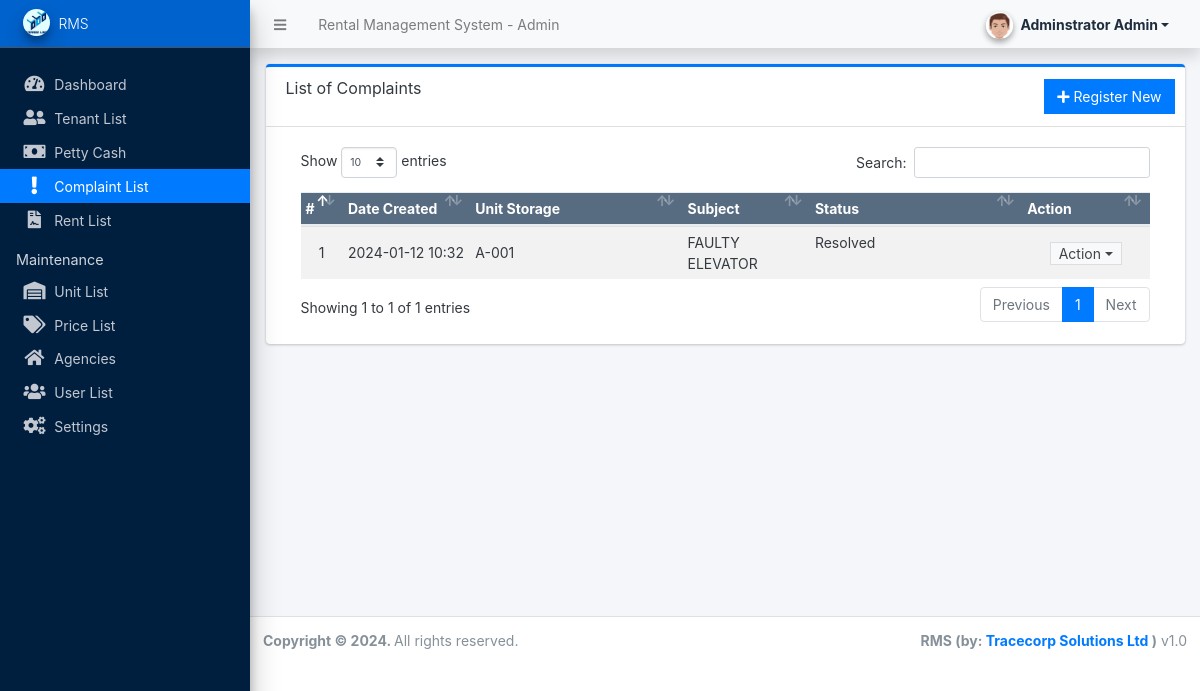
Screenshot of /admin/?page=complaints (signed in) with the database file from the repository.
### tables this page shows
CREATE TABLE `complaints` (
  `ComplaintId` int(11) NOT NULL,
  `Unit_id` int(11) NOT NULL,
  `Priority` varchar(10) NOT NULL,
  `Subject` varchar(100) NOT NULL,
  `Status` varchar(100) NOT NULL DEFAULT 'UNRESOLVED',
  `compdet` text NOT NULL,
  `ComplaintDate` datetime NOT NULL DEFAULT current_timestamp(),
  `ResolutionTime` datetime NOT NULL,
  `Resolution` text NOT NULL,
  `ResolvedBy` varchar(100) NOT NULL
);

CREATE TABLE `unit_list` (
  `id` int(30) NOT NULL,
  `unit_number` varchar(250) NOT NULL,
  `description` text NOT NULL,
  `status` tinyint(1) NOT NULL DEFAULT 0 COMMENT '0 = Available, 1 = Unavailable, 3 = Under Maintenance',
  `date_created` datetime NOT NULL DEFAULT current_timestamp()
);

### admin/complaints/index.php (the view, shortened to what this page needs)
<div class="card card-outline card-primary">
	<div class="card-header">
		<h3 class="card-title">List of Complaints</h3>
		<div class="card-tools">
			<a href="javascript:void(0)" id="create_new" class="btn btn-flat btn-primary"><span class="fas fa-plus"></span>  Register New</a>
		</div>
	</div>
	<div class="card-body">
		<div class="container-fluid">
        <div class="container-fluid">
			<table class="table table-hover table-striped">
				<colgroup>
					<col width="5%">
					<col width="15%">
					<col width="25%">
					<col width="15%">
					<col width="25%">
					<col width="15%">
				</colgroup>
				<thead>
					<tr class="bg-navy disabled">
						<th>#</th>
						<th>Date Created</th>
						<th>Unit Storage</th>
						<th>Subject</th>
						<th>Status</th>
						<th>Action</th>
					</tr>
				</thead>
				<tbody>
					<?php
					$i = 1;
					$qry = $conn->query("SELECT * from complaints t inner join unit_list  ut on t.Unit_id=ut.id ");
					while($row = $qry->fetch_assoc()):
					?>
						<tr>
							<td class="text-center"><?php echo $i++; ?></td>
							<td><?php echo date("Y-m-d H:i",strtotime($row['ComplaintDate'])) ?></td>
							<td><?php echo $row['unit_number'] ?></td>
							<td><?php echo $row['Subject'] ?></td>
							<td class='truncate-3'><?php echo $row['Status'] ?></td>
							<td align="center">
								 <button type="button" class="btn btn-flat btn-default btn-sm dropdown-toggle dropdown-icon py-0" data-toggle="dropdown">
				                  		Action
				                  </button>
							</td>
						</tr>
					<?php endwhile; ?>
				</tbody>
			</table>
		</div>
		</div>
	</div>
</div>

### rows the page displays
complaints: ComplaintDate "2024-01-12 10:32", unit_list.unit_number "A-001", Subject "FAULTY ELEVATOR", Status "Resolved"

### other values shown
$_settings->info('name') "Rental Management System"
$_settings->userdata('firstname').' '.$_settings->userdata('lastname') "Adminstrator Admin"
$_settings->info('short_name') "RMS"
